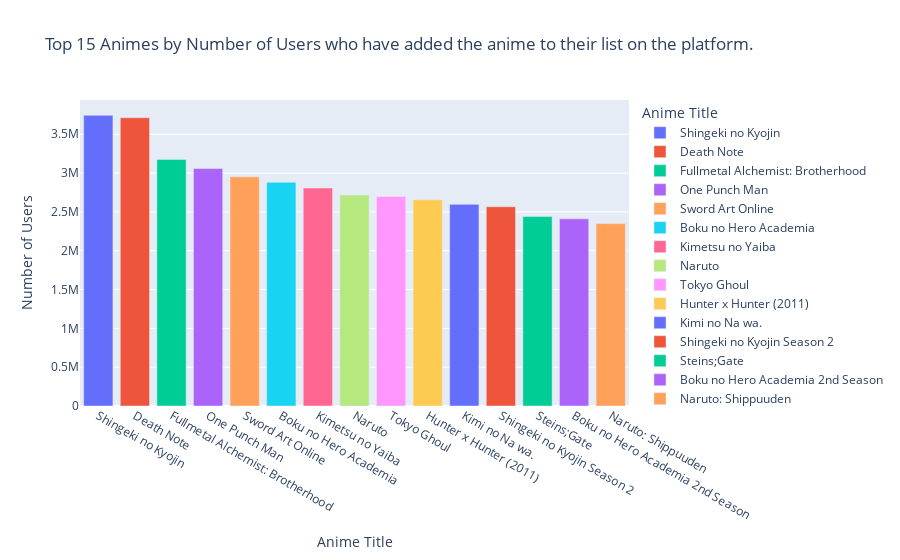

Source (notebook cell):
### Code cell
# Sort the dataframe by the number of users who have scored the anime
top_15_scored = data.sort_values(by = 'Members', ascending = False).head(15)

# Bar chart of anime based on number of members scored the anime
fig = px.bar(top_15_scored, x = 'Name', y = 'Members', labels = {'Members': 'Number of Users', 'Name': 'Anime Title'}, 
             color = 'Name', title = 'Top 15 Animes by Number of Users who have added the anime to their list on the platform.')

fig.show()

### Figure 1 — Plotly figure (JSON) as saved in the notebook; plotly's stock layout.template omitted (floating-point values rounded to 4 significant figures)
{"data": [{"alignmentgroup": "True", "hovertemplate": "Anime Title=%{x}<br>Number of Users=%{y}<extra></extra>", "legendgroup": "Shingeki no Kyojin", "marker": {"color": "#636efa", "pattern": {"shape": ""}}, "name": "Shingeki no Kyojin", "offsetgroup": "Shingeki no Kyojin", "orientation": "v", "showlegend": true, "textposition": "auto", "type": "bar", "x": ["Shingeki no Kyojin"], "xaxis": "x", "y": [3744541], "yaxis": "y"}, {"alignmentgroup": "True", "hovertemplate": "Anime Title=%{x}<br>Number of Users=%{y}<extra></extra>", "legendgroup": "Death Note", "marker": {"color": "#EF553B", "pattern": {"shape": ""}}, "name": "Death Note", "offsetgroup": "Death Note", "orientation": "v", "showlegend": true, "textposition": "auto", "type": "bar", "x": ["Death Note"], "xaxis": "x", "y": [3713315], "yaxis": "y"}, {"alignmentgroup": "True", "hovertemplate": "Anime Title=%{x}<br>Number of Users=%{y}<extra></extra>", "legendgroup": "Fullmetal Alchemist: Brotherhood", "marker": {"color": "#00cc96", "pattern": {"shape": ""}}, "name": "Fullmetal Alchemist: Brotherhood", "offsetgroup": "Fullmetal Alchemist: Brotherhood", "orientation": "v", "showlegend": true, "textposition": "auto", "type": "bar", "x": ["Fullmetal Alchemist: Brotherhood"], "xaxis": "x", "y": [3176556], "yaxis": "y"}, {"alignmentgroup": "True", "hovertemplate": "Anime Title=%{x}<br>Number of Users=%{y}<extra></extra>", "legendgroup": "One Punch Man", "marker": {"color": "#ab63fa", "pattern": {"shape": ""}}, "name": "One Punch Man", "offsetgroup": "One Punch Man", "orientation": "v", "showlegend": true, "textposition": "auto", "type": "bar", "x": ["One Punch Man"], "xaxis": "x", "y": [3058666], "yaxis": "y"}, {"alignmentgroup": "True", "hovertemplate": "Anime Title=%{x}<br>Number of Users=%{y}<extra></extra>", "legendgroup": "Sword Art Online", "marker": {"color": "#FFA15A", "pattern": {"shape": ""}}, "name": "Sword Art Online", "offsetgroup": "Sword Art Online", "orientation": "v", "showlegend": true, "textposition": "auto", "type": "bar", "x": ["Sword Art Online"], "xaxis": "x", "y": [2951821], "yaxis": "y"}, {"alignmentgroup": "True", "hovertemplate": "Anime Title=%{x}<br>Number of Users=%{y}<extra></extra>", "legendgroup": "Boku no Hero Academia", "marker": {"color": "#19d3f3", "pattern": {"shape": ""}}, "name": "Boku no Hero Academia", "offsetgroup": "Boku no Hero Academia", "orientation": "v", "showlegend": true, "textposition": "auto", "type": "bar", "x": ["Boku no Hero Academia"], "xaxis": "x", "y": [2882333], "yaxis": "y"}, {"alignmentgroup": "True", "hovertemplate": "Anime Title=%{x}<br>Number of Users=%{y}<extra></extra>", "legendgroup": "Kimetsu no Yaiba", "marker": {"color": "#FF6692", "pattern": {"shape": ""}}, "name": "Kimetsu no Yaiba", "offsetgroup": "Kimetsu no Yaiba", "orientation": "v", "showlegend": true, "textposition": "auto", "type": "bar", "x": ["Kimetsu no Yaiba"], "xaxis": "x", "y": [2808712], "yaxis": "y"}, {"alignmentgroup": "True", "hovertemplate": "Anime Title=%{x}<br>Number of Users=%{y}<extra></extra>", "legendgroup": "Naruto", "marker": {"color": "#B6E880", "pattern": {"shape": ""}}, "name": "Naruto", "offsetgroup": "Naruto", "orientation": "v", "showlegend": true, "textposition": "auto", "type": "bar", "x": ["Naruto"], "xaxis": "x", "y": [2717330], "yaxis": "y"}, {"alignmentgroup": "True", "hovertemplate": "Anime Title=%{x}<br>Number of Users=%{y}<extra></extra>", "legendgroup": "Tokyo Ghoul", "marker": {"color": "#FF97FF", "pattern": {"shape": ""}}, "name": "Tokyo Ghoul", "offsetgroup": "Tokyo Ghoul", "orientation": "v", "showlegend": true, "textposition": "auto", "type": "bar", "x": ["Tokyo Ghoul"], "xaxis": "x", "y": [2699241], "yaxis": "y"}, {"alignmentgroup": "True", "hovertemplate": "Anime Title=%{x}<br>Number of Users=%{y}<extra></extra>", "legendgroup": "Hunter x Hunter (2011)", "marker": {"color": "#FECB52", "pattern": {"shape": ""}}, "name": "Hunter x Hunter (2011)", "offsetgroup": "Hunter x Hunter (2011)", "orientation": "v", "showlegend": true, "textposition": "auto", "type": "bar", "x": ["Hunter x Hunter (2011)"], "xaxis": "x", "y": [2656870], "yaxis": "y"}, {"alignmentgroup": "True", "hovertemplate": "Anime Title=%{x}<br>Number of Users=%{y}<extra></extra>", "legendgroup": "Kimi no Na wa.", "marker": {"color": "#636efa", "pattern": {"shape": ""}}, "name": "Kimi no Na wa.", "offsetgroup": "Kimi no Na wa.", "orientation": "v", "showlegend": true, "textposition": "auto", "type": "bar", "x": ["Kimi no Na wa."], "xaxis": "x", "y": [2597495], "yaxis": "y"}, {"alignmentgroup": "True", "hovertemplate": "Anime Title=%{x}<br>Number of Users=%{y}<extra></extra>", "legendgroup": "Shingeki no Kyojin Season 2", "marker": {"color": "#EF553B", "pattern": {"shape": ""}}, "name": "Shingeki no Kyojin Season 2", "offsetgroup": "Shingeki no Kyojin Season 2", "orientation": "v", "showlegend": true, "textposition": "auto", "type": "bar", "x": ["Shingeki no Kyojin Season 2"], "xaxis": "x", "y": [2566796], "yaxis": "y"}, {"alignmentgroup": "True", "hovertemplate": "Anime Title=%{x}<br>Number of Users=%{y}<extra></extra>", "legendgroup": "Steins;Gate", "marker": {"color": "#00cc96", "pattern": {"shape": ""}}, "name": "Steins;Gate", "offsetgroup": "Steins;Gate", "orientation": "v", "showlegend": true, "textposition": "auto", "type": "bar", "x": ["Steins;Gate"], "xaxis": "x", "y": [2440369], "yaxis": "y"}, {"alignmentgroup": "True", "hovertemplate": "Anime Title=%{x}<br>Number of Users=%{y}<extra></extra>", "legendgroup": "Boku no Hero Academia 2nd Season", "marker": {"color": "#ab63fa", "pattern": {"shape": ""}}, "name": "Boku no Hero Academia 2nd Season", "offsetgroup": "Boku no Hero Academia 2nd Season", "orientation": "v", "showlegend": true, "textposition": "auto", "type": "bar", "x": ["Boku no Hero Academia 2nd Season"], "xaxis": "x", "y": [2410638], "yaxis": "y"}, {"alignmentgroup": "True", "hovertemplate": "Anime Title=%{x}<br>Number of Users=%{y}<extra></extra>", "legendgroup": "Naruto: Shippuuden", "marker": {"color": "#FFA15A", "pattern": {"shape": ""}}, "name": "Naruto: Shippuuden", "offsetgroup": "Naruto: Shippuuden", "orientation": "v", "showlegend": true, "textposition": "auto", "type": "bar", "x": ["Naruto: Shippuuden"], "xaxis": "x", "y": [2349413], "yaxis": "y"}], "layout": {"barmode": "relative", "legend": {"title": {"text": "Anime Title"}, "tracegroupgap": 0}, "title": {"text": "Top 15 Animes by Number of Users who have added the anime to their list on the platform."}, "xaxis": {"anchor": "y", "categoryarray": ["Shingeki no Kyojin", "Death Note", "Fullmetal Alchemist: Brotherhood", "One Punch Man", "Sword Art Online", "Boku no Hero Academia", "Kimetsu no Yaiba", "Naruto", "Tokyo Ghoul", "Hunter x Hunter (2011)", "Kimi no Na wa.", "Shingeki no Kyojin Season 2", "Steins;Gate", "Boku no Hero Academia 2nd Season", "Naruto: Shippuuden"], "categoryorder": "array", "domain": [0, 1], "title": {"text": "Anime Title"}}, "yaxis": {"anchor": "x", "domain": [0, 1], "title": {"text": "Number of Users"}}}}
